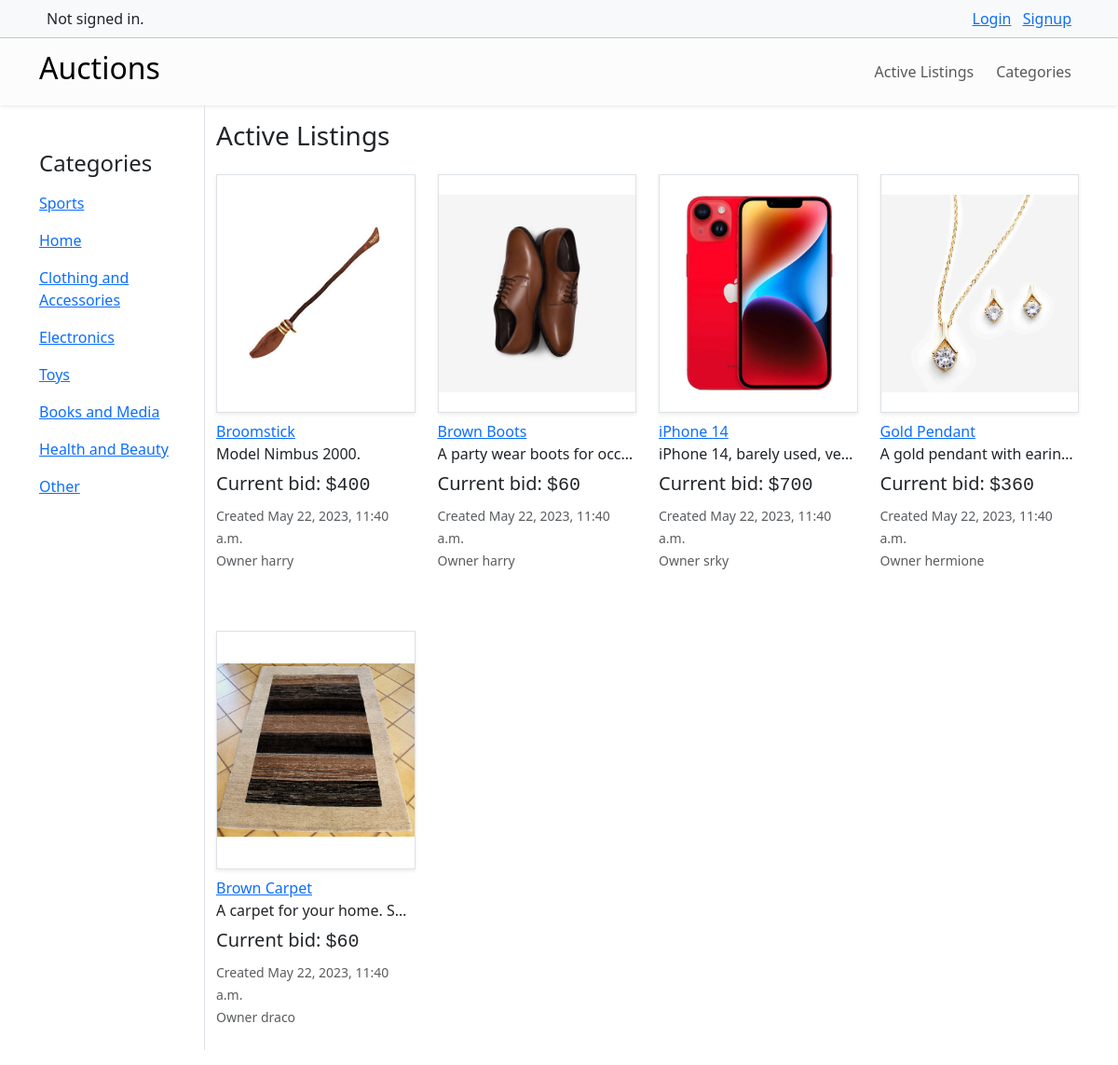
The page / on the database its author committed.
### auctions/models.py (models this page shows, shortened)
class Category(models.Model):
    name = models.CharField(max_length=64)

class AuctionListing(models.Model):
    title = models.CharField(max_length=64, unique=True)
    description = models.CharField(max_length=100)
    starting_bid = models.IntegerField()
    category = models.ForeignKey(Category, on_delete=models.SET_NULL, null=True, related_name="auctions")
    image = models.ImageField(upload_to="images/", default="images/default.jpg")
    date_created = models.DateTimeField(default=datetime.datetime.now())
    owner = models.ForeignKey(User, on_delete=models.CASCADE, related_name="auctions")
    is_closed = models.BooleanField(default=False)

class Bid(models.Model):
    amount = models.IntegerField()
    date_created = models.DateTimeField(default=datetime.datetime.now())
    bidder = models.ForeignKey(User, on_delete=models.CASCADE, related_name="biddings")
    auction = models.ForeignKey(AuctionListing, on_delete=models.CASCADE, related_name="bids")

class User(AbstractUser):
    pass

### auctions/views.py (the view)
# urls.py: path("", views.index, name="index"),
def index(request):
    auctions = AuctionListing.objects.all()
    bids = []
    for auction in auctions:
        bids.append(auction.bids.all().order_by("-amount").first())
    zipped_list = zip(auctions, bids)
    return render(request, "auctions/index.html", {
        "auctions": auctions,
        "zipped_list": zipped_list,
        "categories": Category.objects.all()
    })

### auctions/templates/auctions/index.html (shortened to what this page needs)
{% extends "auctions/layout.html" %}
{% block body %}
    <div class="row row-cols-2 position-relative">
        <div class="col col-2 border-end">
            <h4 class="mt-5">Categories</h4>
            <ul class="list-unstyled">
                {% for category in categories %}
                    <li class="my-3"><a href="">{{ category.name }}</a></li>
                {% endfor %}
            </ul>
        </div>
        <div class="col col-10">
            <h3 class="mt-3">Active Listings</h3>
            <div class="row row-cols-lg-4 row-cols-md-3 cols-sm-1 g-4">
                {% for auction, current_bid in zipped_list %}
                    {% if not auction.is_closed %}
                        <div class="col">
                            <div class="card h-100 border-0 my-3 position-relative">
                                <div class="card-img-top shadow-sm border rounded-0 d-flex overflow-hidden" style="height: 16rem;">
                                    <img src="{% if auction.image %}{{ auction.image.url }}{% else %}/media/images/no-image.jpeg{% endif %}"
                                    alt="auction-image" class="img-fluid align-self-center">
                                </div>
                                <div class="card-body p-0 my-2">
                                    <a href="{% url 'view_listing' auction.id %}" class="card-link my-1">{{ auction.title }}</a>
                                    <p class="card-text my-0 text-overflow-hidden">{{ auction.description }}</p>
                                    <h5 class="card-text my-2">Current bid:
                                        {% if current_bid %}
                                            <span class="font-monospace">${{ current_bid.amount }}</span>
                                        {% else %}
                                            <span class="font-monospace">${{ auction.starting_bid }}</span>
                                        {% endif %}
                                    </h5>
                                    <p class="card-text text-muted my-0"><small>Created {{ auction.date_created }}</small></p>
                                    <p class="card-text text-muted my-0"><small>Owner {{ auction.owner }}</small></p>
                                </div>
                            </div>
                        </div>
                    {% endif %}
                    {% empty %}
                    <h4 class="w-100 my-5 text-center">No active listings.</h4>
                {% endfor %}
            </div>
        </div>
    </div>
{% endblock %}

### auctions/static/auctions/styles.css (style rules this page uses)
.text-overflow-hidden { text-overflow: ellipsis; overflow: hidden; white-space: nowrap; }

### rows shown on the page
Category: name "Sports"
Category: name "Home"
Category: name "Clothing and Accessories"
Category: name "Electronics"
Category: name "Toys"
Category: name "Books and Media"
Category: name "Health and Beauty"
Category: name "Other"
AuctionListing: image (picture), title "Broomstick", description "Model Nimbus 2000.", amount "400", date_created "May 22, 2023, 11:40 a.m.", owner "harry"
AuctionListing: image (picture), title "Brown Boots", description "A party wear boots for occ…", amount "60", date_created "May 22, 2023, 11:40 a.m.", owner "harry"
AuctionListing: image (picture), title "iPhone 14", description "iPhone 14, barely used, ve…", amount "700", date_created "May 22, 2023, 11:40 a.m.", owner "srky"
AuctionListing: image (picture), title "Gold Pendant", description "A gold pendant with earin…", starting_bid "360", date_created "May 22, 2023, 11:40 a.m.", owner "hermione"
AuctionListing: image (picture), title "Brown Carpet", description "A carpet for your home. S…", amount "60", date_created "May 22, 2023, 11:40 a.m.", owner "draco"
